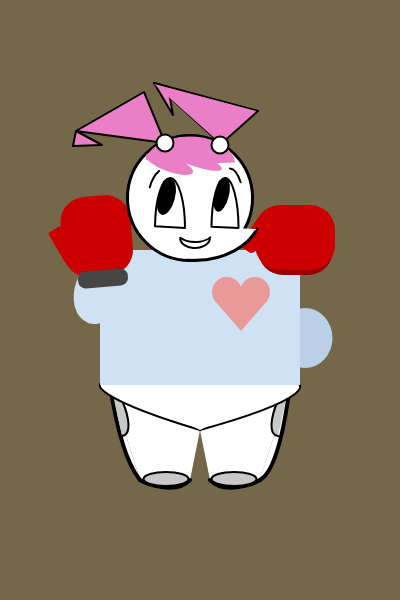
Frame 1 (no input)
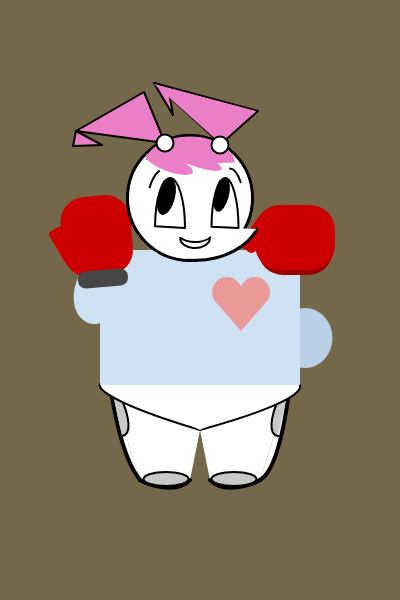
Frame 60 (no input)
Frame 120 (the mouse pressed at the canvas centre since frame 60): identical to frame 60, image omitted

The p5.js sketch that drew these frames (run headless with seeded random() and noise() and a simulated clock; from frame 60 on, the mouse is pressed at the canvas centre):

// p5.js sketch
// ── sketch.js
function setup() {
    createCanvas(400, 600);
    bunny = color("#cfe2f3ff")
    angleMode(DEGREES)
  }
  
  function draw() {
    background("#756749");
   legs(0,0)
   body(0,-50)
   head(190, 248)
  //console.log(mouseX, mouseY)
    
    
  }
  
  function head(x, y){
    translate(x, y)
    fill("white")
    stroke(0)
    strokeWeight(3)
    circle(0,0, 125)
  bezier(67, 31, 60, 45, 36, 65, -2, 62)
    noStroke()
    triangle(67, 31, 40, 30, 45, 45)
    circle(0,0,121)
    strokeWeight(2)
    stroke(0)
    push()
    translate(0,0)
    rotate(180)
    arc(20, -30, 30, 100, 7, 180, CHORD)
    arc(-35, -30, 27, 100, 5, 180, CHORD)
    pop()
    push()
    fill(0)
    rotate(15)
    ellipse(-23, 5, 15, 35)
    ellipse(30, -11, 12, 32)
    pop()
    noFill()
    arc(5,40, 30, 20, 5, 175)
    arc(5,35, 35, 18, 16, 162)
    arc(-20, 0, 43, 63, 208, 248)
    arc(40, 45, 37, 149, 270, 280)
    noStroke()
    fill("#eb7fc7")
    push()
     translate(0,0)
    rotate(20)
    ellipse(-31, -25, 50, 15)
    ellipse(-14, -38, 68, 14)
    pop()
    arc(0, -34, 90, 55, 185, 358)
    stroke(2)
    triangle(-25, -55, -46, -106, -114, -67)
    triangle(-117, -52, -88, -53, -114, -67)
    triangle(31, -54, 68, -87, -36, -115)
   triangle(-17, -83, -22, -111, -36, -115)
    noStroke()
    triangle(30, -55, 66, -87, -36, -114)
    
    fill("white")
    stroke(0)
    circle(-25, -55,17)
    circle(30, -53,17)
  
  }
  
  function body(x, y){
  translate(x, y)
     push()
    noStroke()
     fill("#bbcfe6ff")
    ellipse(305, 388, 55, 60)
    fill(bunny)
    rect(100, 300, 200, 135)
    push()
    translate(100, 340)
    rotate(20)
    ellipse(0,0,50,70)
    pop()
    pop()
    
    strokeJoin(ROUND)
    strokeWeight(50)
    fill("#990000ff")
    stroke("#990000ff")
    rect(283, 285, 25,15)
    
    fill("#cc0000ff")
    stroke("#cc0000ff")
   
    push()
    translate(280, 280)
    rect(0, 0, 30,15)
    rotate(35)
    strokeWeight(10)
    rect(-20, 3, 7, 28)
    pop()
    push()
    translate(108, 300)
    rotate(175)
    rect(0,0,20,30)
    fill(70)
    stroke(70)
    strokeWeight(15)
    rect(-10,-29,35,2)
    pop()
    
    push()
    strokeWeight(5)
    translate(75, 305)
    rotate(150)
    rect(0,0, 10, 30)
    pop()
    
    noStroke()
    fill("#ea9999ff")
    ellipse(227, 342, 30, 30)
    ellipse(255, 342, 30, 30)
    rect(225, 342, 30, 15)
    triangle(215, 351, 267, 351, 241, 381)
  }
  
  function legs(x, y){
    translate(x, y)
    fill("white")
    noStroke()
    quad(190,480, 140, 480, 110, 385, 200, 430)
    quad(210,480, 260, 480, 290, 385, 200, 430)
    stroke(0)
    strokeWeight(4)
  
  bezier(190, 480, 175, 496, 145, 483, 140, 480)
  bezier(140, 480, 139, 478, 122, 463, 110, 385)
  bezier(210, 480, 225, 496, 255, 483, 260, 480)
  bezier(260, 480, 261, 478, 278, 478, 290, 385)
  
    strokeWeight(2)
    fill(200)
  bezier(122, 436, 143, 433, 106, 362, 113, 395)
  bezier(278, 436, 257, 433, 294, 362, 287, 395)
  ellipse(166, 479, 45, 14)
  ellipse(234, 479, 45, 14)
    fill("white")
    beginShape()
    vertex(200, 430)
    bezierVertex(0, 370, 153, 360, 200, 430)
    bezierVertex(424, 368, 203, 360, 200, 430)
    endShape(CLOSE)
    noStroke()
    triangle(200, 430, 100, 380, 300, 380)
    
  }
// ── ExquisiteCorpse.html
<!DOCTYPE html>
<html lang="en">
<head>
    <meta charset="UTF-8">
    <meta name="viewport" content="width=device-width, initial-scale=1.0">
    <script src="https://cdnjs.cloudflare.com/ajax/libs/p5.js/1.10.0/p5.js"></script>
    <link rel="stylesheet" href="styles.css">
    <title>Exquisite Corpse</title>
</head>
<body>
    <h1>semester 1</h1>
    <nav>
        <a href="../../index.html">home</a>
        <a href="../sem1.html">semester 1</a>
        <a href="../../sem2/sem2.html">semester 2</a>
        <a href="../../about.html">about</a>
        <a href="../../misc.html">???</a>
    </nav>
    <h2>Project 4: Exquisite Corpse</h2>
    <script src="sketch.js"></script>
    <h3>Goal:</h3>
    <p>This project was a collaborative project between 2 other people. We each created a character and swapped heads, torso, and legs and merged them together. This is what the parts I were given have turned into.</p>
    <div>

    </div>
</body>
</html>
